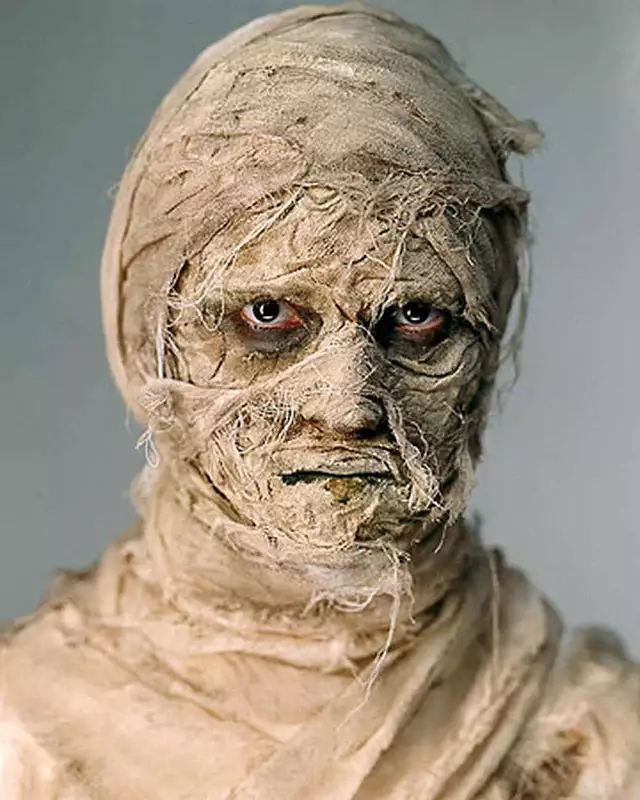
#> input picture 1.3.mummy.jpg, 640 x 800 px
$ jupyter execute --allow-errors CS445_Proj1_Starter.ipynb   (shell and % lines are left out)
#> lines starting #> are read from the running program, lines starting #| are printed output that depends on the picture
# Programming Project #1: Hybrid Images

## CS445: Computational Photography

### Part I: Hybrid Images

[cell 1]
# Optional, if using Google Colab w/ Drive
from google.colab import drive
drive.mount('/content/drive', force_remount=True)

[cell 2]
import cv2

import numpy as np
from matplotlib.colors import LogNorm
from scipy import signal

# modify to where you store your project data including utils.py
# datadir = "/content/drive/My Drive/cs445_projects/proj1/"
datadir = "./"

utilfn = datadir + "utils.py"
# !cp "$utilfn" .
import utils

[cell 3]
# switch from notebook to inline if using colab or otherwise cannot use interactive display)
import matplotlib.pyplot as plt

[cell 4]
# im1_file = datadir + 'nutmeg.jpg'
# im2_file = datadir + 'DerekPicture.jpg'

im1_file = datadir + '1.3.mummy.jpg'
im2_file = datadir + '1.3.vampire.jpg'

im1 = np.float32(cv2.imread(im1_file, cv2.IMREAD_GRAYSCALE) / 255.0)
#> im1: shape (800, 640) float32; min 0, max 1, mean 0.577
im2 = np.float32(cv2.imread(im2_file, cv2.IMREAD_GRAYSCALE) / 255.0)
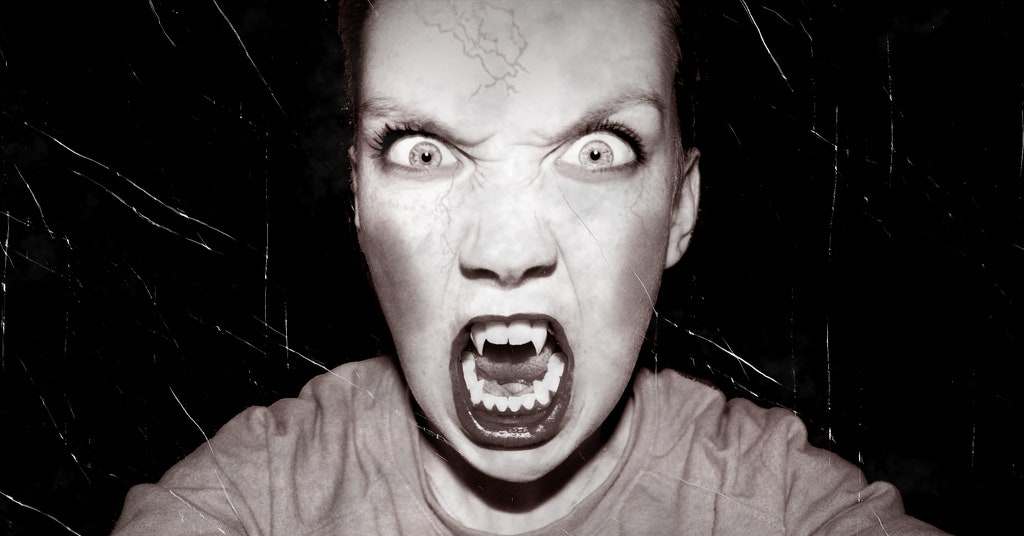
#> input picture 1.3.vampire.jpg, 1024 x 536 px
#> im2: shape (536, 1024) float32; min 0, max 1, mean 0.248

#> (a cell that did not finish here is left out)

#> (a cell that did not finish here is left out)

#> (a cell that did not finish here is left out)

#> (a cell that did not finish here is left out)

[cell 9]
#Images sanity check
fig, axes = plt.subplots(1, 2)
axes[0].imshow(im1,cmap='gray')
axes[0].set_title('Image 1'), axes[0].set_xticks([]), axes[0].set_yticks([])
axes[1].imshow(im2,cmap='gray')
axes[1].set_title('Image 2'), axes[1].set_xticks([]), axes[1].set_yticks([]);

[cell 10]
def hybridImage(im1, im2, sigma_low, sigma_high):
    '''
    Inputs:
        im1:    RGB (height x width x 3) or a grayscale (height x width) image
                as a numpy array.
        im2:    RGB (height x width x 3) or a grayscale (height x width) image
                as a numpy array.
        sigma_low: standard deviation for the low-pass filter
        sigma_high: standard deviation for the high-pass filter

    Output:
        Return the combination of both images, one filtered with a low-pass filter
        and the other with a high-pass filter.
    '''
#> called with sigma_low = 6, sigma_high = 20

    # your code goes here
    (im1_h, im1_w) = im1.shape
#> im1_h = 536; im1_w = 1024
    kernel = utils.gaussian_kernel(sigma_low, sigma_low * 3)
    kernel_h, kernel_w = kernel.shape[0] // 2, kernel.shape[1] // 2
    fft_size = 1024
    im1_fft_int = np.fft.fft2(im1, (fft_size, fft_size))
    im1_fft_kernel = np.fft.fft2(kernel, (fft_size, fft_size))

    im1_filtered = np.fft.ifft2(im1_fft_int * im1_fft_kernel)
    im1_filtered = im1_filtered[kernel_h:kernel_h + im1_h, kernel_w: kernel_w + im1_w]
    im1_filtered = np.real(im1_filtered)


    (im2_h, im2_w) = im2.shape
    kernel = utils.gaussian_kernel(sigma_high, sigma_high * 3)
    kernel_h, kernel_w = kernel.shape[0] // 2, kernel.shape[1] // 2
    fft_size = 1024
    im2_fft_int = np.fft.fft2(im2, (fft_size, fft_size))
    im2_fft_kernel = np.fft.fft2(kernel, (fft_size, fft_size))

    im2_filtered = np.fft.ifft2(im2_fft_int * im2_fft_kernel)
    im2_filtered = im2_filtered[kernel_h:kernel_h + im2_h, kernel_w: kernel_w + im2_w]
    im2_filtered = im2[:np.real(im2_filtered).shape[0], :] - np.real(im2_filtered)

    return im2_filtered + im1_filtered[:im2_filtered.shape[0], :im2_filtered.shape[1]]

#     kernel_low = utils.gaussian_kernel(sigma_low, sigma_low * 3)
#     kernel_high = utils.gaussian_kernel(sigma_high, sigma_high * 3)
#     im1_low_fit = signal.convolve2d(im1, kernel_low, boundary='symm', mode='same')
#     im2_high_fit = im2 - signal.convolve2d(im2, kernel_high, boundary='symm', mode='same')


    # fft
#     fft1 = np.log(np.abs(np.fft.fftshift(np.fft.fft2(im1))))
#     fft2 = np.log(np.abs(np.fft.fftshift(np.fft.fft2(im2))))
#     fil_fft1 = np.log(np.abs(np.fft.fftshift(np.fft.fft2(im1_low_fit))))
#     fil_fft2 = np.log(np.abs(np.fft.fftshift(np.fft.fft2(im2_high_fit))))

#     fig, axes = plt.subplots(2, 2)
#     axes[0].imshow(im1_low_fit)
#     axes[1].imshow(im2_high_fit)

#     axes[0][0].imshow(fft1)
#     axes[0][1].imshow(fft2)
#     axes[1][0].imshow(fil_fft1)
#     axes[1][1].imshow(fil_fft2)


    return im1_low_fit + im2_high_fit

[cell 11]
sigma_low = 6 # choose parameters that work for your images
sigma_high = 20

#> (the rest of this cell did not finish here and is left out)

#> (a cell that did not finish here is left out)

[cell 13]
# fft
plt.figure()
#> (the rest of this cell did not finish here and is left out)

### Part II: Image Enhancement

##### Two out of three types of image enhancement are required.  Choose a good image to showcase each type and implement a method.  This code doesn't rely on the hybrid image part.

#### Contrast enhancement

[cell 14]
im_file = './2.fuji.jpg'
im = cv2.imread(im_file, cv2.IMREAD_GRAYSCALE)
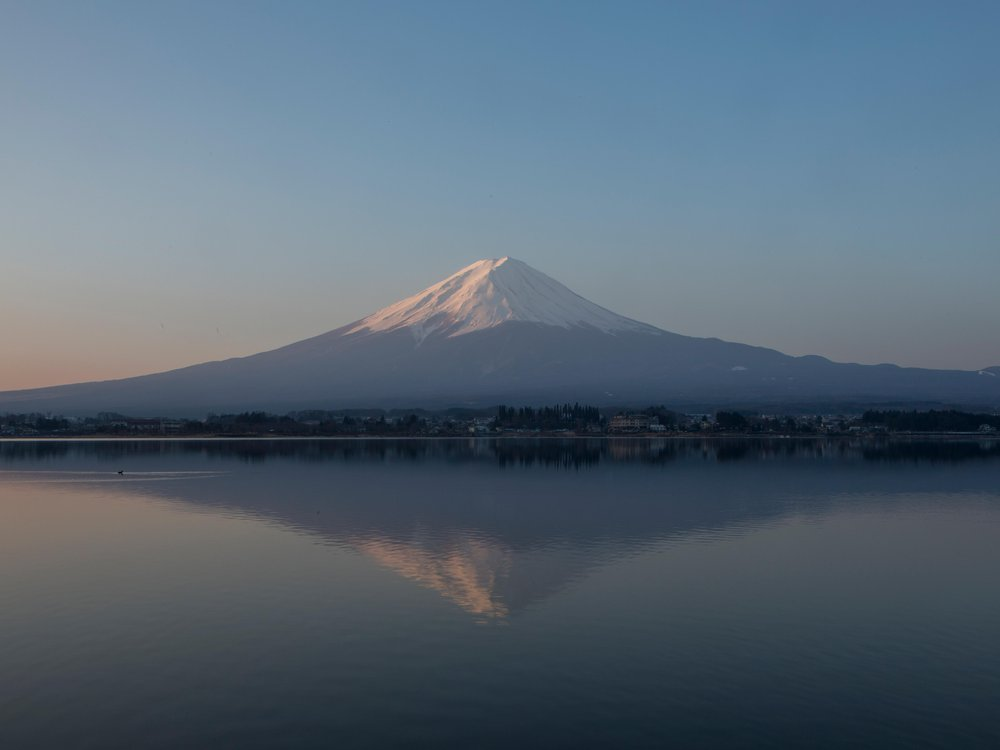
#> input picture 2.fuji.jpg, 1000 x 750 px
#> im: shape (750, 1000); min 0, max 201, mean 99.1
plt.figure()
plt.imshow(im, cmap='gray')

im_eq = cv2.equalizeHist(im)
plt.figure()
plt.imshow(im_eq, cmap='gray')

#### Color enhancement

[cell 15]
im_file = './2.fuji.jpg'
im = cv2.cvtColor(cv2.imread(im_file, cv2.IMREAD_COLOR), cv2.COLOR_BGR2RGB)
#> im: shape (750, 1000, 3)

plt.figure()
plt.imshow(im)

hsv = cv2.cvtColor(im, cv2.COLOR_RGB2HSV)
#> hsv: shape (750, 1000, 3); mean H, S, V 97.2, 75.3, 117.5
h, s, v = cv2.split(hsv)

# increase v(alue)
s_out = np.minimum(255, s + 30)
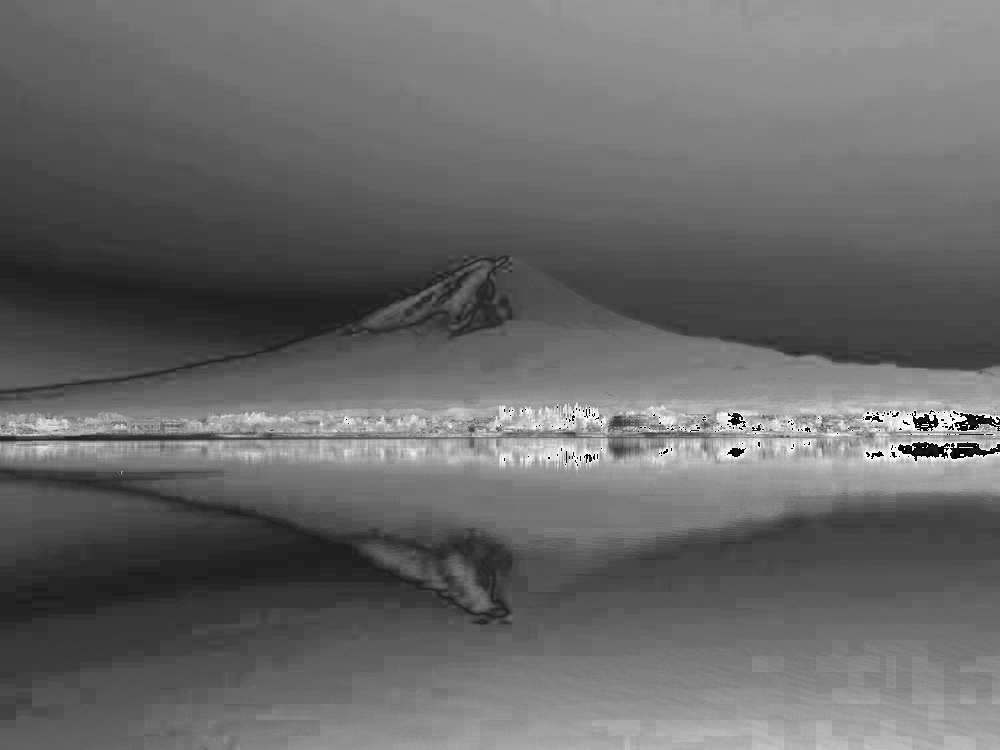
#> s_out: shape (750, 1000); min 0, max 255, mean 104.4
v_out = np.minimum(255, v + 20)
hsv_out = cv2.merge((h, s_out, v_out))
#> hsv_out: shape (750, 1000, 3); mean H, S, V 97.2, 104.4, 137.5
im_out = cv2.cvtColor(hsv_out, cv2.COLOR_HSV2RGB)

plt.figure()
plt.imshow(im_out)

#### Color shift

[cell 16]
im_file = './2.fuji.jpg'
im = cv2.cvtColor(cv2.imread(im_file, cv2.IMREAD_COLOR), cv2.COLOR_BGR2RGB)
plt.figure()
plt.imshow(im)

lab = cv2.cvtColor(im, cv2.COLOR_RGB2LAB)
#> lab: shape (750, 1000, 3); mean of channels 0, 1, 2 107, 125.9, 118.2
l, a, b = cv2.split(lab)
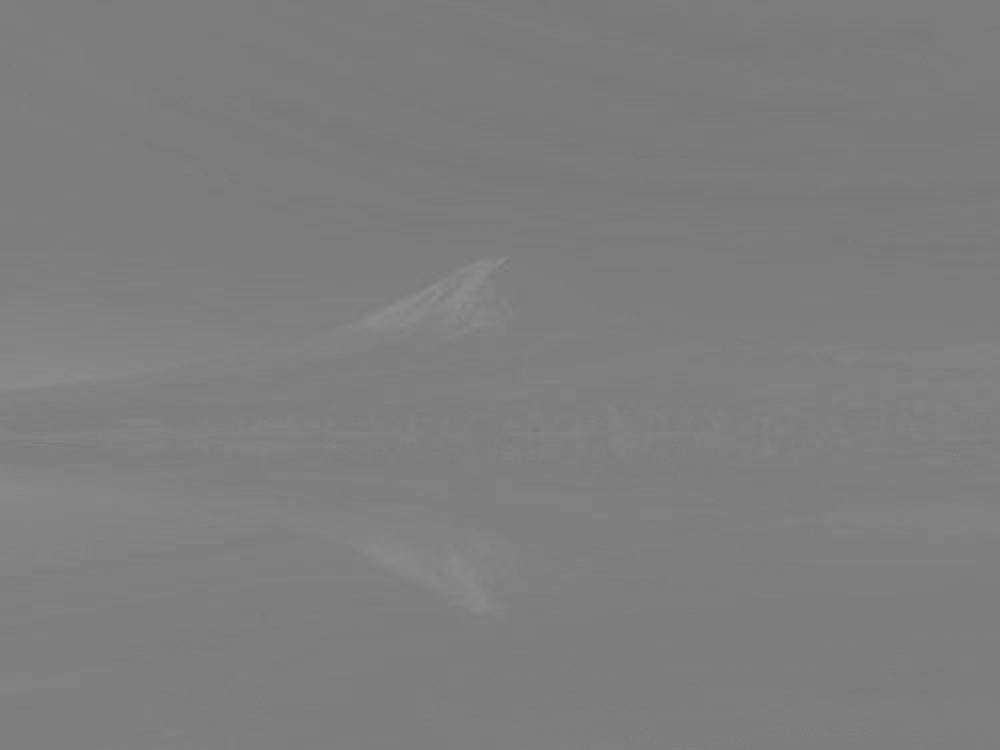
#> a: shape (750, 1000); min 120, max 143, mean 125.9

a_out = np.minimum(255, a + 20)
b_out = np.minimum(255, b - 20)
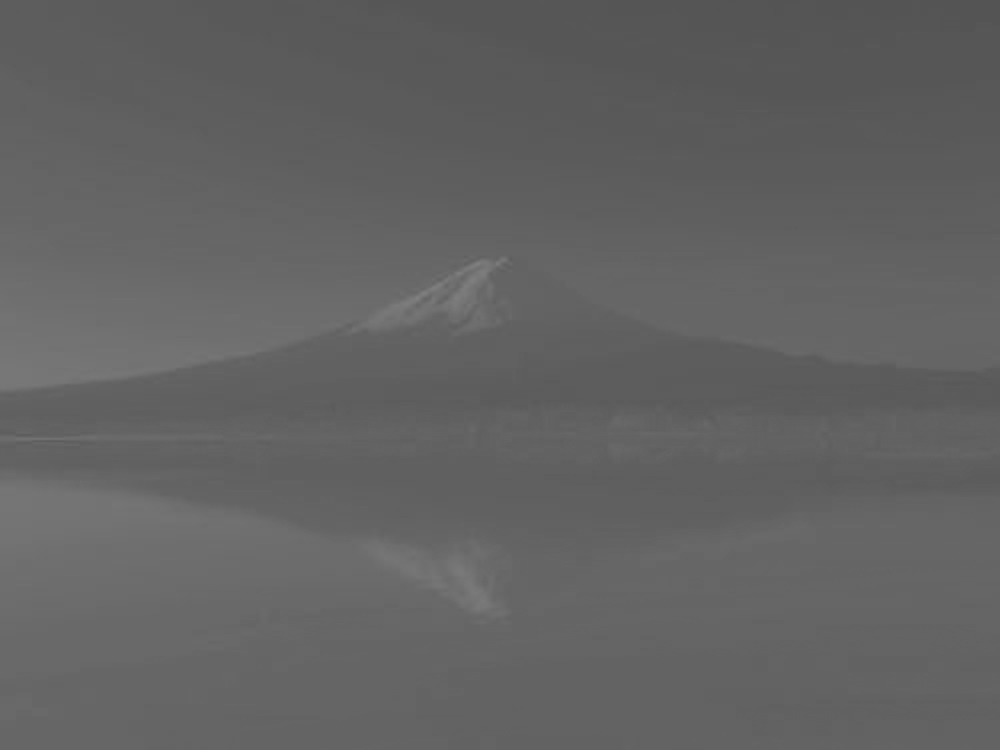
#> b_out: shape (750, 1000); min 84, max 129, mean 98.2
lab_out = cv2.merge((l, a_out, b_out))
#> lab_out: shape (750, 1000, 3); mean of channels 0, 1, 2 107, 145.9, 98.2

im_out = cv2.cvtColor(lab_out, cv2.COLOR_LAB2RGB)
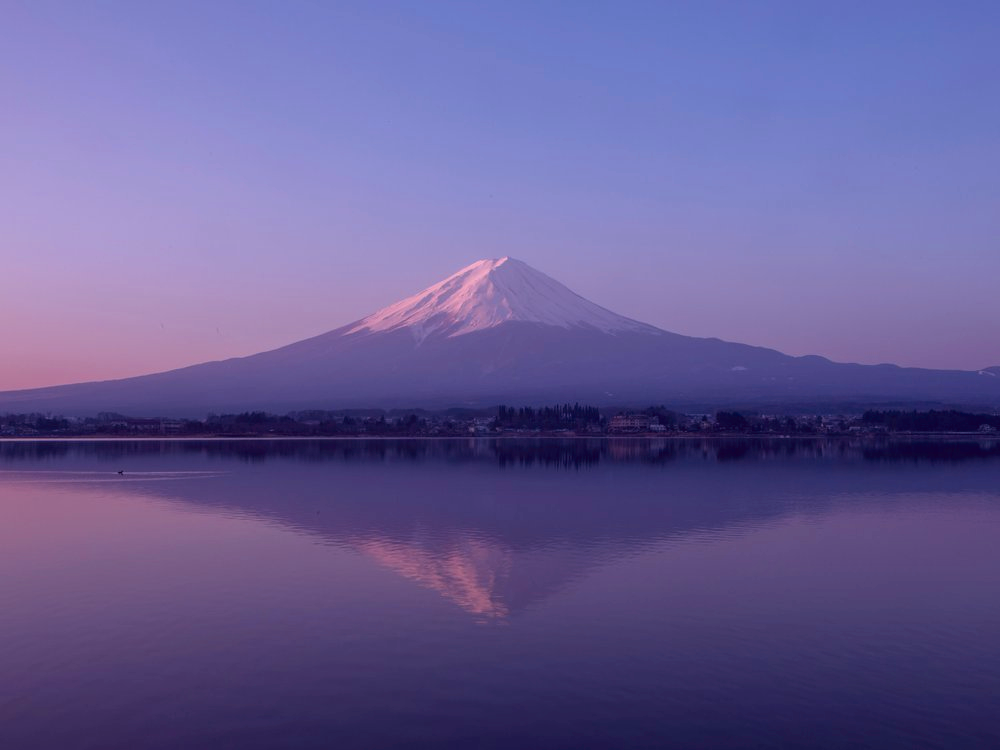
#> im_out: shape (750, 1000, 3); mean R, G, B 102, 92.7, 149.4
plt.figure()
plt.imshow(im_out)
